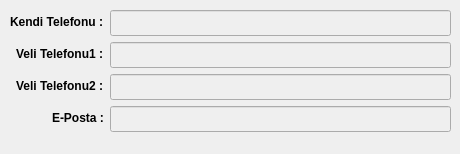
        <widget class="QWidget" name="tab_communication">
         <attribute name="title">
          <string>İletişim</string>
         </attribute>
         <widget class="QWidget" name="formLayoutWidget_5">
          <property name="geometry">
           <rect>
            <x>10</x>
            <y>10</y>
            <width>441</width>
            <height>135</height>
           </rect>
          </property>
          <layout class="QFormLayout" name="formLayout_5">
           <property name="labelAlignment">
            <set>Qt::AlignRight|Qt::AlignTrailing|Qt::AlignVCenter</set>
           </property>
           <item row="0" column="0">
            <widget class="QLabel" name="label_17">
             <property name="font">
              <font>
               <weight>75</weight>
               <bold>true</bold>
              </font>
             </property>
             <property name="text">
              <string>Kendi Telefonu :</string>
             </property>
            </widget>
           </item>
           <item row="1" column="0">
            <widget class="QLabel" name="label_20">
             <property name="font">
              <font>
               <weight>75</weight>
               <bold>true</bold>
              </font>
             </property>
             <property name="text">
              <string>Veli Telefonu1 :</string>
             </property>
            </widget>
           </item>
           <item row="1" column="1">
            <widget class="QLineEdit" name="le_father_phone">
             <property name="enabled">
              <bool>false</bool>
             </property>
             <property name="font">
              <font>
               <pointsize>11</pointsize>
               <weight>75</weight>
               <bold>true</bold>
              </font>
             </property>
            </widget>
           </item>
           <item row="2" column="0">
            <widget class="QLabel" name="label_21">
             <property name="font">
              <font>
               <weight>75</weight>
               <bold>true</bold>
              </font>
             </property>
             <property name="text">
              <string>Veli Telefonu2 :</string>
             </property>
            </widget>
           </item>
           <item row="2" column="1">
            <widget class="QLineEdit" name="le_mother_phone">
             <property name="enabled">
              <bool>false</bool>
             </property>
             <property name="font">
              <font>
               <pointsize>11</pointsize>
               <weight>75</weight>
               <bold>true</bold>
              </font>
             </property>
            </widget>
           </item>
           <item row="3" column="0">
            <widget class="QLabel" name="label_22">
             <property name="font">
              <font>
               <weight>75</weight>
               <bold>true</bold>
              </font>
             </property>
             <property name="text">
              <string>E-Posta :</string>
             </property>
            </widget>
           </item>
           <item row="3" column="1">
            <widget class="QLineEdit" name="le_email">
             <property name="enabled">
              <bool>false</bool>
             </property>
             <property name="font">
              <font>
               <pointsize>11</pointsize>
               <weight>75</weight>
               <bold>true</bold>
              </font>
             </property>
            </widget>
           </item>
           <item row="0" column="1">
            <widget class="QLineEdit" name="le_self_phone">
             <property name="enabled">
              <bool>false</bool>
             </property>
             <property name="font">
              <font>
               <pointsize>11</pointsize>
               <weight>75</weight>
               <bold>true</bold>
              </font>
             </property>
             <property name="inputMask">
              <string/>
             </property>
             <property name="text">
              <string/>
             </property>
            </widget>
           </item>
          </layout>
         </widget>
        </widget>
